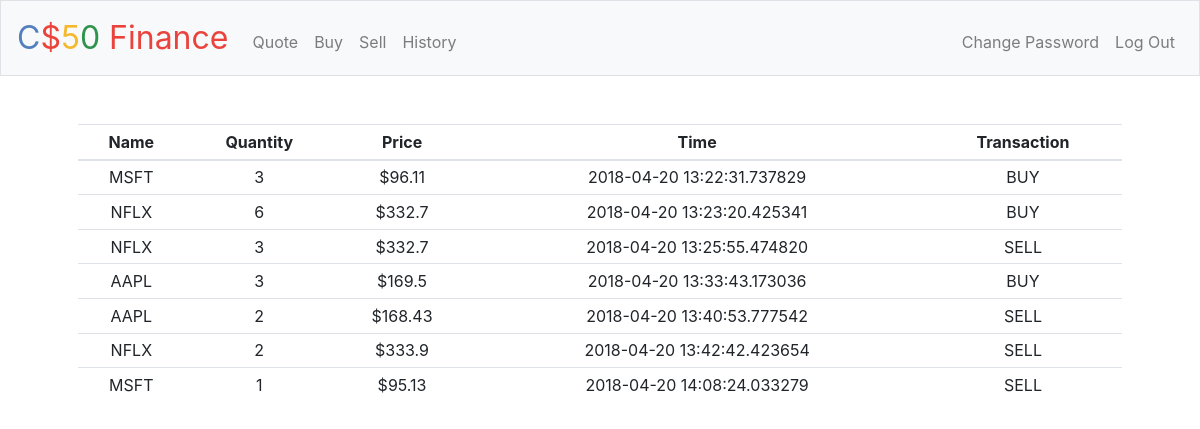
Page /history (signed in) on the earlier database version.
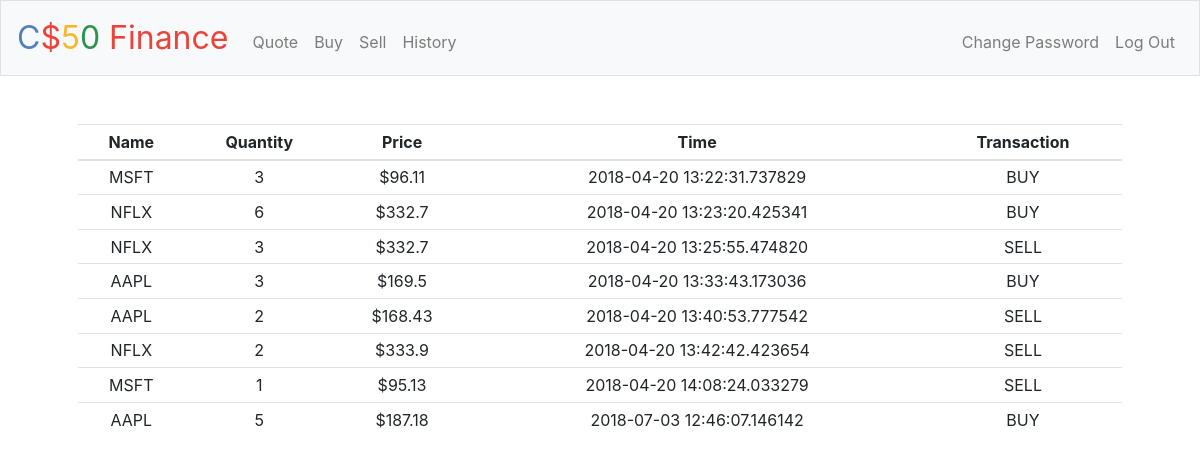
Same page on the later database version.
### tables this page shows
CREATE TABLE 'portfolio' ('id' INTEGER NOT NULL, 'stock' TEXT NOT NULL, 'quantity' NUMERIC NOT NULL, 'price' REAL NOT NULL, 'time' TEXT NOT NULL, type text);

### application.py (the view)
@app.route("/history")
@login_required
def history():
    user_id = session["user_id"]
    info = db.execute("SELECT * from portfolio WHERE id = :user_id", user_id=user_id)
    name = list()
    quantity = list()
    price = list()
    time = list()
    transaction = list()
    length_info = len(info)
    for i in range(length_info):
        name.append(info[i]['stock'])
        quantity.append(info[i]['quantity'])
        price.append(info[i]['price'])
        time.append(info[i]['time'])
        transaction.append(info[i]['type'])
    return render_template("history.html", name=name, quantity=quantity, price=price, time=time, transaction=transaction, length_info=length_info)

### application.py (called while the page is built)
@app.after_request
def after_request(response):
    response.headers["Cache-Control"] = "no-cache, no-store, must-revalidate"
    response.headers["Expires"] = 0
    response.headers["Pragma"] = "no-cache"
    return response

### helpers.py (called while the page is built)
def login_required(f):
    @wraps(f)
    def decorated_function(*args, **kwargs):
        if session.get("user_id") is None:
            return redirect("/login")
        return f(*args, **kwargs)
    return decorated_function

### templates/history.html (shortened to what this page needs)
{% extends "layout.html" %}
{% block main %}
    <table class="table table-sm">
        <thead>
            <th>
                Name
            </th>
            <th>
                Quantity
            </th>
            <th>
                Price
            </th>
            <th>
                Time
            </th>
            <th>
                Transaction
            </th>
        </thead>
        <tbody>
            {% for i in range(length_info) %}
                <tr>
                    <td>
                        {{ name[i] }}
                    </td>
                    <td>
                        {{ quantity[i] }}
                    </td>
                    <td>
                        ${{ price[i] }}
                    </td>
                    <td>
                        {{ time[i] }}
                    </td>
                    <td>
                        {{ transaction[i] }}
                    </td>
                </tr>
            {% endfor %}
        </tbody>
    </table>
{% endblock %}

### templates/layout.html (shortened to what this page needs)
<!DOCTYPE html>
<html lang="en">
    <head>
        <link href="https://maxcdn.bootstrapcdn.com/bootstrap/4.0.0-beta.2/css/bootstrap.min.css" rel="stylesheet"/>
        <link href="/static/styles.css" rel="stylesheet"/>
    </head>
    <body>
        <nav class="navbar navbar-expand-md navbar-light bg-light border">
            <a class="navbar-brand" href="/"><span class="blue">C</span><span class="red">$</span><span class="yellow">5</span><span class="green">0</span> <span class="red">Finance</span></a>
            <div class="collapse navbar-collapse" id="navbar">
                {% if session.user_id %}
                    <ul class="navbar-nav mr-auto mt-2">
                        <li class="nav-item"><a class="nav-link" href="/quote">Quote</a></li>
                        <li class="nav-item"><a class="nav-link" href="/buy">Buy</a></li>
                        <li class="nav-item"><a class="nav-link" href="/sell">Sell</a></li>
                        <li class="nav-item"><a class="nav-link" href="/history">History</a></li>
                    </ul>
                    <ul class="navbar-nav ml-auto mt-2">
                         <li class="nav-item"><a class="nav-link" href="/change_password">Change Password</a></li>
                        <li class="nav-item"><a class="nav-link" href="/logout">Log Out</a></li>
                    </ul>
                {% else %}
                    <ul class="navbar-nav ml-auto mt-2">
                        <li class="nav-item"><a class="nav-link" href="/register">Register</a></li>
                        <li class="nav-item"><a class="nav-link" href="/login">Log In</a></li>
                    </ul>
                {% endif %}
            </div>
        </nav>
        <main class="container p-5">
            {% block main %}{% endblock %}
        </main>
    </body>
</html>

### static/styles.css (style rules this page uses)
nav .navbar-brand { font-size: xx-large; }
nav .navbar-brand .blue { color: #537fbe; }
nav .navbar-brand .red { color: #ea433b; }
nav .navbar-brand .yellow { color: #f5b82e; }
nav .navbar-brand .green { color: #2e944b; }
main { overflow-x: auto; text-align: center; }

Differences in the rows shown:
added portfolio: stock "AAPL", price "187.18", time "2018-07-03 12:46:07.146142"
Other differences:
new list line: "5 $"
